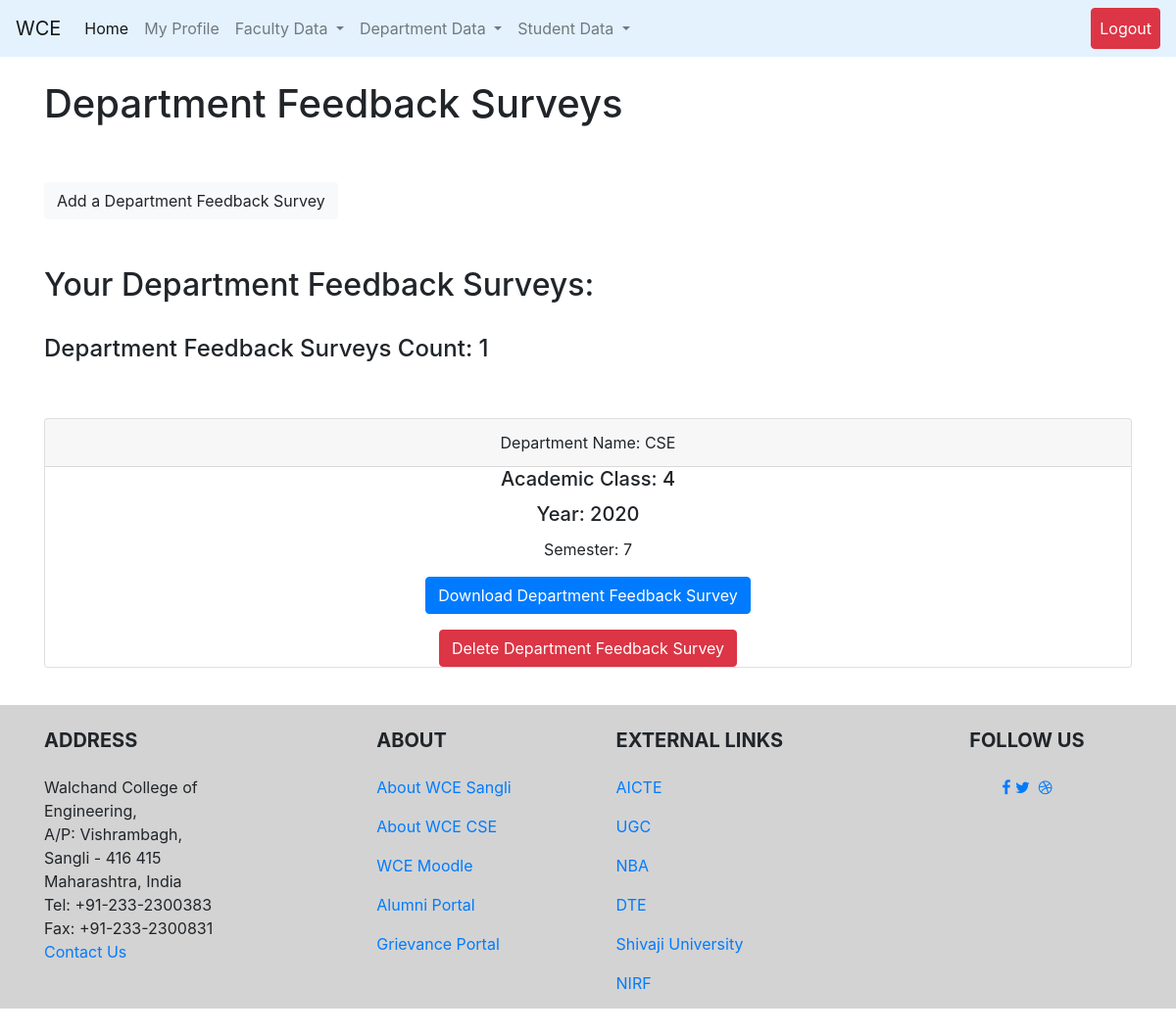
/HOD/DepartmentFeedbackSurveys (signed in), run on the app's committed database.
### HOD/models.py (models this page shows, shortened)
class deptfeedbacksurvey(models.Model):
    user = models.ForeignKey(User, on_delete=models.CASCADE)
    deptname = models.CharField(default="CSE", max_length=60)
    courseclass = models.IntegerField(default=4, null=True)  ##Use dropdown##
    year = models.IntegerField('year', validators=[MaxValueValidator(9999)], default=datetime.datetime.now().year)
    semester = models.IntegerField(default=2, null=True)
    uploaddeptexitsurvey = models.URLField()

### HOD/views.py (the view)
# urls.py: path('DepartmentFeedbackSurveys', views.deptFS.as_view(), name="DepartmentFeedbackSurveys"),
class deptFS(View):
    def get(self, request, template_name='HOD/deptFS.html'):
        group = request.user.groups.all()[0].name
        if isNotHOD(group):
            return render(request, 'login.html')
        try:
            user = request.user
            allDeptFS = DeptFS.objects.filter(user=user)
            countDeptFS = len(allDeptFS)
        except:
            allDeptFS = None
            countDeptFS = 0
        args = {}
        args["allDeptFS"] = allDeptFS
        args["countDeptFS"] = countDeptFS
        args["isHOD"] = True
        return render(request, template_name, args)

### HOD/views.py (called while the page is built)
def isNotHOD(group_name):
    if group_name == 'HOD_group':
        return False
    else:
        return True

### HOD/templates/HOD/deptFS.html (shortened to what this page needs)
{% extends 'base.html' %}
{% block content %}
    <br>
    <h1>Department Feedback Surveys</h1>
    <br>
    <br>
    <a class="btn btn-light" href="{% url 'HOD:addDepartmentFeedbackSurvey' %}" role="button">Add a Department Feedback Survey</a>
    <br><br><br>
    <h2>Your Department Feedback Surveys: </h2>
    <br>
    <h4>Department Feedback Surveys Count: {{ countDeptFS }}</h4>
    <br><br>
    {% for i in allDeptFS %}
        <div class="card text-center">
            <div class="card-header">
                Department Name:  {{ i.deptname }}
            </div>
            <h5 class="card-title">Academic Class: {{ i.courseclass }}</h5>
            <h5 class="card-title">Year: {{ i.year }}</h5>
            <p class="card-text">Semester: {{ i.semester }}</p>
            <div class="form-group">
                <a href=" {{i.uploadcourseexitsurvey}} " class="btn btn-primary">Download Department Feedback Survey</a>
            </div>
            <td><a href="{% url 'HOD:delete_items' i.id 'DepartmentFeedbackSurveys' %}"><button type="button" class="btn btn-danger">Delete Department Feedback Survey</button></a></td>
        </div>
        <br>
    {% endfor %}
{% endblock %}

### CoeusPro/templates/base.html (shortened to what this page needs)
<!doctype html>
<html lang="en">
{% load static %}
<head>
    <link rel="stylesheet" href="https://stackpath.bootstrapcdn.com/font-awesome/4.7.0/css/font-awesome.min.css">
    <link rel="stylesheet" href="https://stackpath.bootstrapcdn.com/bootstrap/4.5.2/css/bootstrap.min.css">
    <link rel="stylesheet" type="text/css" href="{% static 'css/footer.css' %}">
</head>
<body>
<div id="page-container">
    <nav class="navbar navbar-expand-lg navbar-light" style="background-color: #e3f2fd;">
        <a class="navbar-brand" href="http://www.walchandsangli.ac.in/" target="_blank">WCE</a>
        <div class="collapse navbar-collapse" id="navbarNavDropdown">
            <ul class="navbar-nav">
                {% for group_for in request.user.groups.all %}
                {% if group_for.name == 'student_group' %}
                <li class="nav-item active">
                    <a class="nav-link" href="{% url 'student:studentHome' %}">Home <span class="sr-only">(current)</span></a>
                </li>
                {% elif group_for.name == 'HOD_group' %}
                <li class="nav-item active">
                    <a class="nav-link" href="{% url 'HOD:HODHome' %}">Home <span class="sr-only">(current)</span></a>
                </li>
                {% elif group_for.name == 'faculty_group' %}
                <li class="nav-item active">
                    <a class="nav-link" href="{% url 'teacher:facultyHome' %}">Home <span class="sr-only">(current)</span></a>
                </li>
                {% else %}
                <li class="nav-item active">
                    <a class="nav-link" href="{% url 'home' %}">Home <span class="sr-only">(current)</span></a>
                </li>
                {% endif %}
                {% endfor %}
                {% if user.is_authenticated %}
                <li class="nav-item">
                    <a class="nav-link" href="{% url 'profile' user  %}">My Profile</a>
                </li>
            {% endif %}
            {% if isHOD %}
            <ul class="nav navbar-nav navbar-right ">
                <li class="nav-item dropdown">
                    <a class="nav-link dropdown-toggle" href="#" id="navbarDropdown" role="button" data-toggle="dropdown" aria-haspopup="true" aria-expanded="false">
                        Faculty Data
                    </a>
                </li>
            </ul>
            {% endif %}
            {% if isHOD %}
            <ul class="nav navbar-nav navbar-right ">
                <li class="nav-item dropdown">
                    <a class="nav-link dropdown-toggle" href="#" role="button" data-toggle="dropdown" aria-haspopup="true" aria-expanded="false">
                        Department Data
                    </a>
                </li>
            </ul>
            {% endif %}
            {% if isHOD %}
            <ul class="nav navbar-nav navbar-right">
                <li class="nav-item dropdown">
                    <a class="nav-link dropdown-toggle" href="#" role="button" data-toggle="dropdown" aria-haspopup="true" aria-expanded="false">
                        Student Data
                    </a>
                </li>
            </ul>
            {% endif %}
        </div>
        {% if user.is_authenticated %}
        <ul class="nav navbar-nav ml-auto">
            <li class="nav-item">
                <a class="nav-link btn btn-danger" style="color: white" href="{% url 'logout' %}">Logout</a>
            </li>
        </ul>
        {% endif %}
    </nav>
    <div class="container">
        {% block content %}
        {% endblock %}
    </div>
    <footer id="footer" >
        <div class="container text-center text-md-left">
            <div class="row">
                <div class="col-md-4 col-lg-3 mr-auto my-md-4 my-0 mt-4 mb-1">
                    <h5 class="font-weight-bold text-uppercase mb-4">Address</h5>
                    <p>Walchand College of Engineering,<br>
                        A/P: Vishrambagh,<br>
                        Sangli - 416 415<br>
                        Maharashtra, India<br>
                        Tel: +91-233-2300383<br>
                        Fax: +91-233-2300831<br>
                        <a href="mailto:hod.cse@walchandsangli.ac.in">Contact Us</a>
                    </p>
                </div>
                <div class="col-md-2 col-lg-2 mx-auto my-md-4 my-0 mt-4 mb-1">
                    <h5 class="font-weight-bold text-uppercase mb-4">About</h5>
                    <ul class="list-unstyled">
                        <li>
                            <p>
                                <a href="http://www.walchandsangli.ac.in">About WCE Sangli</a>
                            </p>
                        </li>
                        <li>
                            <p>
                                <a href="http://www.walchandsangli.ac.in/Departments/CSEDepartment/CSEDept.asp">About WCE CSE</a>
                            </p>
                        </li>
                        <li>
                            <p>
                                <a href="http://112.133.242.241/moodle/">WCE Moodle</a>
                            </p>
                        </li>
                        <li>
                            <p>
                                <a href="https://alumni.walchandsangli.ac.in/">Alumni Portal</a>
                            </p>
                        </li>
                        <li>
                            <p>
                                <a href="https://walchandsangli.edugrievance.com/">Grievance Portal</a>
                            </p>
                        </li>
                    </ul>
                </div>
                <div class="col-md-4 col-lg-3 mx-auto my-md-4 my-0 mt-4 mb-1">
                    <h5 class="font-weight-bold text-uppercase mb-4">External Links</h5>
                    <ul class="list-unstyled">
                        <li>
                            <p>
                                <a href="https://www.aicte-india.org/">AICTE</a>
                            </p>
                        </li>
                        <li>
                            <p>
                                <a href="https://www.ugc.ac.in/">UGC</a>
                            </p>
                        </li>
                        <li>
                            <p>
                                <a href="https://www.nbaind.org/">NBA</a>
                            </p>
                        </li>
                        <li>
                            <p>
                                <a href="http://www.dtemaharashtra.gov.in/index.html">DTE</a>
                            </p>
                        </li>
                        <li>
                            <p>
                                <a href="http://www.unishivaji.ac.in/">Shivaji University</a>
                            </p>
                        </li>
                        <li>
                            <p>
                                <a href="https://www.nirfindia.org/Home">NIRF</a>
                            </p>
                        </li>
                    </ul>
                </div>
                <div class="col-md-2 col-lg-2 text-center mx-auto my-4">
                    <h5 class="font-weight-bold text-uppercase mb-4">Follow Us</h5>
                    <a type="button" class="btn-floating btn-fb">
                        <p><i class="fa fa-facebook-f"></i></p>
                    </a>
                    <a type="button" class="btn-floating btn-tw">
                        <p><i class="fa fa-twitter"></i></p>
                    </a>
                    <a type="button" class="btn-floating btn-dribbble">
                        <p><i class="fa fa-dribbble"></i></p>
                    </a>
                </div>
            </div>
        </div>
    </footer>
</div>
</body>
</html>

### static/css/footer.css (style rules this page uses)
body { min-height: 90vh; position: relative; margin: 0; box-sizing: border-box; }
footer { background: lightgrey; position: absolute; top: 100%; height: 310px; width: 100%; }

### data on the page
deptfeedbacksurvey: deptname "CSE", courseclass "4", year "2020", semester "7"

### other printed values
{{ countDeptFS }} "1"
